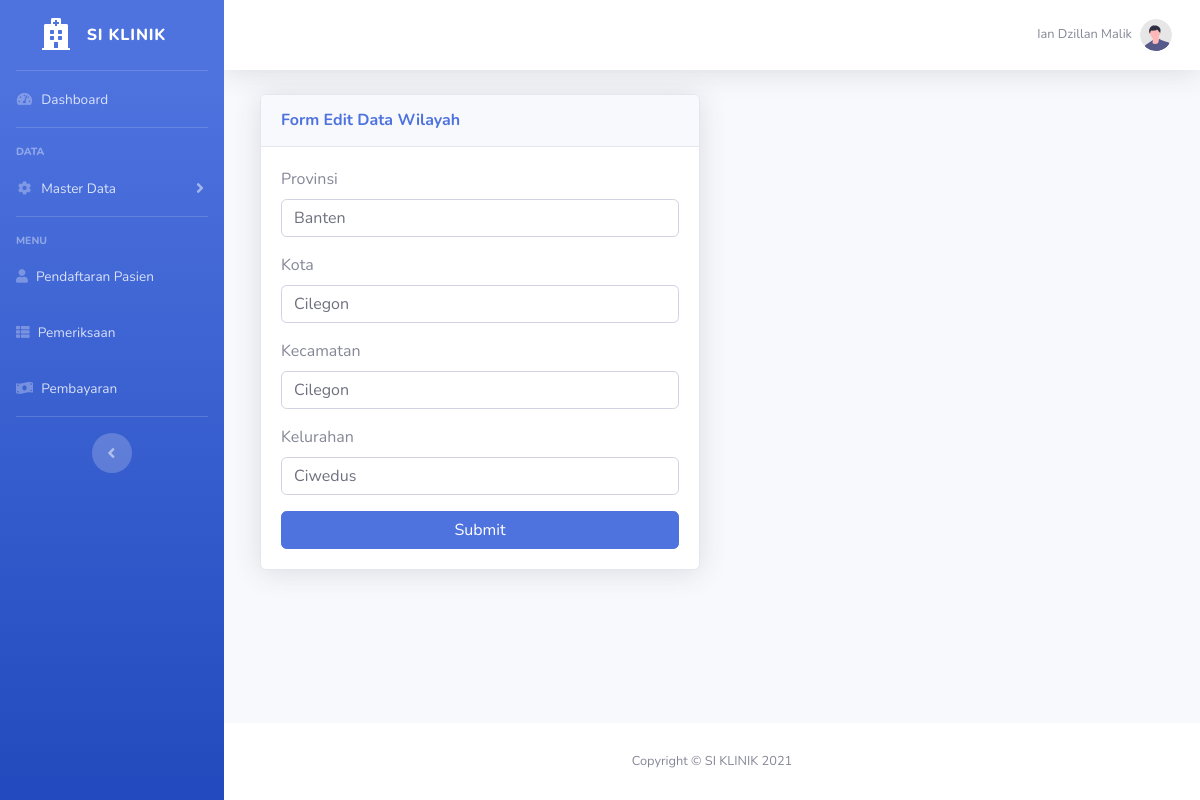
The page /wilayah/edit.php?id=5 (signed in) on the database its author committed.
### tables this page shows
CREATE TABLE `user` (
  `id` int(11) NOT NULL,
  `id_pegawai` int(11) NOT NULL,
  `username` varchar(255) NOT NULL,
  `password` varchar(255) NOT NULL,
  `level` varchar(255) NOT NULL
);

CREATE TABLE `pegawai` (
  `id` int(11) NOT NULL,
  `nama_pegawai` varchar(255) NOT NULL,
  `nohp` varchar(12) NOT NULL,
  `alamat` varchar(255) NOT NULL,
  `jk` varchar(255) NOT NULL
);

CREATE TABLE `wilayah` (
  `id` int(11) NOT NULL,
  `provinsi` varchar(255) NOT NULL,
  `kota` varchar(255) NOT NULL,
  `kecamatan` varchar(255) NOT NULL,
  `kelurahan` varchar(255) NOT NULL
);

### wilayah/function.php (called while the page is built, shortened)
<?php
require "../koneksi.php";
function select($query)
{
    global $conn;
    $sql = mysqli_query($conn, $query);
    $wilayahs = [];
    while ($wilayah = mysqli_fetch_assoc($sql)) {
        $wilayahs[] = $wilayah;
    }
    return $wilayahs;
}

### wilayah/edit.php (the view, shortened to what this page needs)
<?php
require "function.php";
$pegawai = $_SESSION["id_pegawai"];
$user = mysqli_query($conn, "SELECT * FROM user A LEFT JOIN pegawai B ON B.id = A.id_pegawai WHERE A.id_pegawai = '$pegawai'");
$user = mysqli_fetch_assoc($user);
$id = $_GET["id"];
$wilayah = select("SELECT * FROM wilayah WHERE id='$id'")[0];
?>
<!DOCTYPE html>
<html lang="en">
<head>
    <link href="../assets/vendor/fontawesome-free/css/all.min.css" rel="stylesheet" type="text/css">
    <link href="../assets/css/sb-admin-2.min.css" rel="stylesheet">
</head>
<body id="page-top">
    <div id="wrapper">
        <ul class="navbar-nav bg-gradient-primary sidebar sidebar-dark accordion" id="accordionSidebar">
            <a class="sidebar-brand d-flex align-items-center justify-content-center" href="../index.php">
                <div class="sidebar-brand-icon">
                    <i class="fas fa-hospital"></i>
                </div>
                <div class="sidebar-brand-text mx-3">SI KLINIK</div>
            </a>
            <hr class="sidebar-divider my-0">
            <li class="nav-item">
                <a class="nav-link" href="../index.php">
                    <i class="fas fa-fw fa-tachometer-alt"></i>
                    <span>Dashboard</span></a>
            </li>
            <hr class="sidebar-divider">
            <div class="sidebar-heading">
                Data
            </div>
            <li class="nav-item">
                <a class="nav-link collapsed" href="#" data-toggle="collapse" data-target="#collapseTwo" aria-expanded="true" aria-controls="collapseTwo">
                    <i class="fas fa-fw fa-cog"></i>
                    <span>Master Data</span>
                </a>
            </li>
            <hr class="sidebar-divider">
            <div class="sidebar-heading">
                Menu
            </div>
            <li class="nav-item">
                <a class="nav-link" href="../pendaftaran/index.php">
                    <i class="fas fa-user"></i>
                    <span>Pendaftaran Pasien</span>
                </a>
            </li>
            <li class="nav-item">
                <a class="nav-link" href="../pemeriksaan/index.php">
                    <i class="fas fa-th-list"></i>
                    <span>Pemeriksaan</span>
                </a>
            </li>
            <li class="nav-item">
                <a class="nav-link" href="../pembayaran/index.php">
                    <i class="fas fa-money-bill-wave"></i>
                    <span>Pembayaran</span>
                </a>
            </li>
            <hr class="sidebar-divider d-none d-md-block">
            <div class="text-center d-none d-md-inline">
                <button class="rounded-circle border-0" id="sidebarToggle"></button>
            </div>
        </ul>
        <div id="content-wrapper" class="d-flex flex-column">
            <div id="content">
                <nav class="navbar navbar-expand navbar-light bg-white topbar mb-4 static-top shadow">
                    <ul class="navbar-nav ml-auto">
                        <li class="nav-item dropdown no-arrow">
                            <a class="nav-link dropdown-toggle" href="#" id="userDropdown" role="button" data-toggle="dropdown" aria-haspopup="true" aria-expanded="false">
                                <span class="mr-2 d-none d-lg-inline text-gray-600 small"><?= $user["nama_pegawai"]; ?></span>
                                <img class="img-profile rounded-circle" src="../assets/img/undraw_profile.svg">
                            </a>
                        </li>
                    </ul>
                </nav>
                <div class="container-fluid">
                    <div class="col-md-6">
                        <div class="card shadow mb-4">
                            <div class="card-header py-3">
                                <h6 class="m-0 font-weight-bold text-primary">Form Edit Data Wilayah</h6>
                            </div>
                            <div class="card-body">
                                <form action="" method="post">
                                    <div class="form-group">
                                        <label for="provinsi">Provinsi</label>
                                        <input type="text" class="form-control form-control-user" id="provinsi" name="provinsi" value="<?= $wilayah["provinsi"]; ?>" required>
                                    </div>
                                    <div class="form-group">
                                        <label for="kota">Kota</label>
                                        <input type="text" class="form-control form-control-user" id="kota" name="kota" value="<?= $wilayah["kota"]; ?>" required>
                                    </div>
                                    <div class="form-group">
                                        <label for="kecamatan">Kecamatan</label>
                                        <input type="text" class="form-control form-control-user" id="kecamatan" name="kecamatan" value="<?= $wilayah["kecamatan"]; ?>" required>
                                    </div>
                                    <div class="form-group">
                                        <label for="kelurahan">Kelurahan</label>
                                        <input type="text" class="form-control form-control-user" id="kelurahan" name="kelurahan" value="<?= $wilayah["kelurahan"]; ?>" required>
                                    </div>
                                    <button name="submit" class="btn btn-primary btn-user btn-block" type="submit">
                                        Submit
                                    </button>
                                </form>
                            </div>
                        </div>
                    </div>
                </div>
            </div>
            <footer class="sticky-footer bg-white">
                <div class="container my-auto">
                    <div class="copyright text-center my-auto">
                        <span>Copyright &copy; SI KLINIK <?= date("Y") ?></span>
                    </div>
                </div>
            </footer>
        </div>
    </div>
</body>
</html>

### rows shown on the page
user: id_pegawai.nama_pegawai "Ian Dzillan Malik"
wilayah: provinsi "Banten", kota "Cilegon", kecamatan "Cilegon", kelurahan "Ciwedus"
